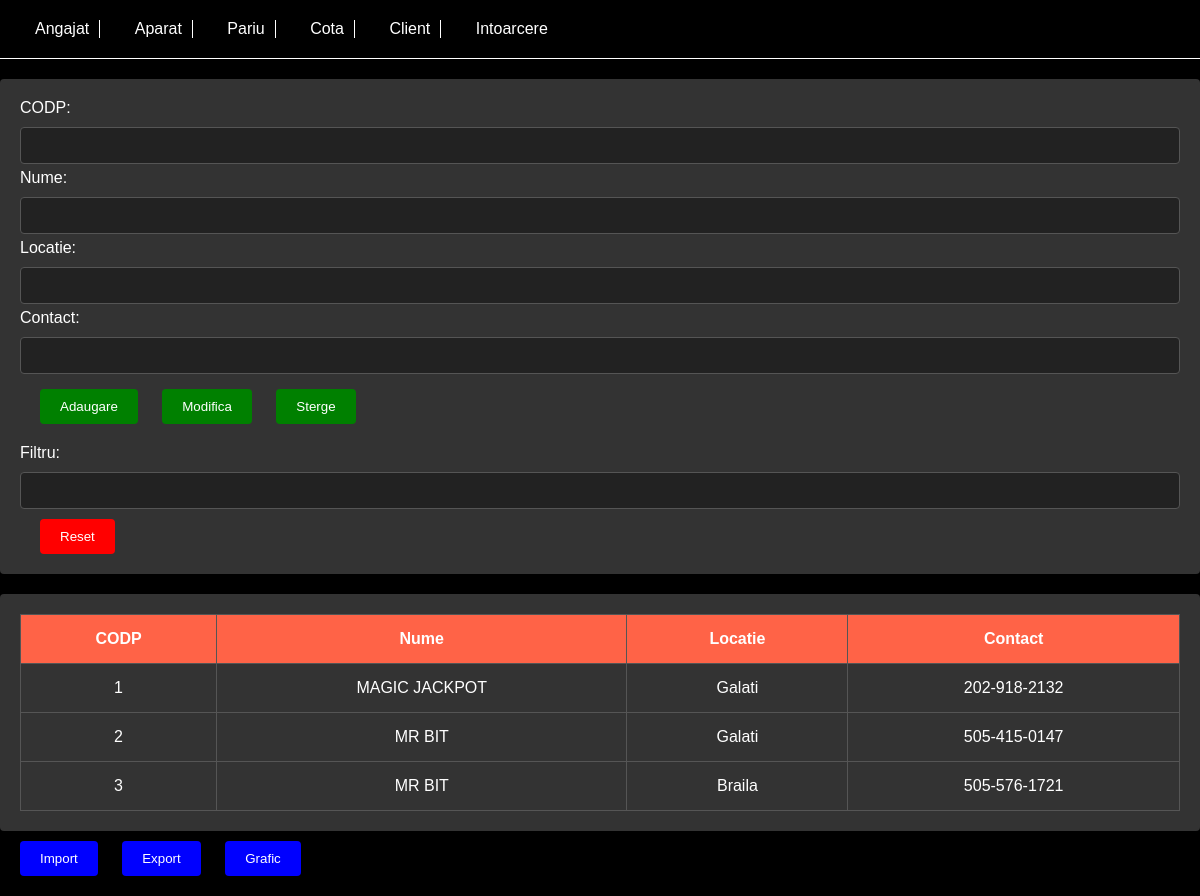
Page /Tabele/casa_de_pariuri.php on the committed database.
### tables this page shows
CREATE TABLE `casa_de_pariuri` (
  `CODP` int(11) NOT NULL,
  `Nume` varchar(45) NOT NULL,
  `Locatie` varchar(45) NOT NULL,
  `Contact` varchar(255) NOT NULL
);

### Tabele/casa_de_pariuri.php (the view, shortened to what this page needs)
<!DOCTYPE html>
<html lang="en">
<head>
    <link rel="stylesheet" type="text/css" href="../Styles/style3.css">
</head>
<body>
<header>
    <nav>
        <ul>
            <li><a href="angajat.php">Angajat</a></li>
            <li><a href="aparat.php">Aparat</a></li>
            <li><a href="pariu.php">Pariu</a></li>
            <li><a href="cota.php">Cota</a></li>
            <li><a href="client.php">Client</a></li>
            <li><a href="../welcome.php">Intoarcere</a>
            </li>
        </ul>
    </nav>
</header>
<div class="inputContainer">
    <form method="post" action="">
        <label for="codp">CODP:</label>
        <input style="margin-bottom: 5px" type="text" id="codp" name="codp"><br>
        <label for="nume">Nume:</label>
        <input style="margin-bottom: 5px" type="text" id="nume" name="nume"><br>
        <label for="locatie">Locatie:</label>
        <input style="margin-bottom: 5px" type="text" id="locatie" name="locatie"><br>
        <label for="contact">Contact:</label>
        <input style="margin-bottom: 5px" type="text" id="contact" name="contact"><br>
        <input type="submit" name="adaugare" value="Adaugare">
        <input type="submit" name="modifica" value="Modifica">
        <input type="submit" name="sterge" value="Sterge"><br>
        <label for="cautare">Filtru:</label>
        <input type="text" id="cautare" name="cautare"><br>
        <input type="button" id="reset" class="resetButton" value="Reset">
    </form>
</div>
<div class="tableContainer">
    <table>
        <thead>
        <tr>
            <th>CODP</th>
            <th>Nume</th>
            <th>Locatie</th>
            <th>Contact</th>
        </tr>
        </thead>
        <tbody>
        <?php
        $servername = "localhost";
        $username = "admin";
        $password = "1234";
        $db_name = "casa_de_pariuri";
        $conn = new mysqli($servername, $username, $password, $db_name);
        $sql = "SELECT CODP, Nume, Locatie, Contact FROM casa_de_pariuri";
        $result = $conn->query($sql);
        if ($result->num_rows > 0) {
            while ($row = $result->fetch_assoc()) {
                echo "<tr onclick='fillInputs(\"" . $row["CODP"] . "\",\"" . $row["Nume"] . "\",\"" . $row["Locatie"] . "\",\"" . $row["Contact"] . "\")'><td>" . $row["CODP"] . "</td><td>" . $row["Nume"] . "</td><td>" . $row["Locatie"] . "</td><td>" . $row["Contact"] . "</td></tr>";
            }
        } else {
            echo "<tr><td colspan='4'>0 results</td></tr>";
        }
        ?>
        </tbody>
    </table>
</div>
<input type="button" id="import" class="importButton" value="Import">
<input type="button" id="export" class="exportButton" value="Export">
<input type="button" id="frequency" class="graphButton" value="Grafic">
</body>
</html>

### Styles/style3.css (style rules this page uses)
body { font-family: Arial, sans-serif; background-color: #000000; color: #ffffff; margin: 0; }
header { background-color: #000000; padding: 20px; border-bottom: 1px solid #ffffff; }
nav ul { list-style-type: none; padding: 0; margin: 0; }
nav ul li { display: inline-block; margin: 0 15px; padding-right: 10px; border-right: 1px solid #ffffff; }
nav ul li:last-child { border-right: none; }
nav ul li a { color: #ffffff; text-decoration: none; }
.inputContainer, .filterContainer, .tableContainer, .importExportContainer, .graphContainer { margin-top: 20px; padding: 20px; background-color: #333333; border-radius: 4px; }
.inputContainer label, .filterContainer label { display: block; margin-bottom: 10px; color: #ffffff; }
.inputContainer input[type="text"], .filterContainer input[type="text"] { width: 100%; padding: 10px; border: 1px solid #555555; border-radius: 4px; box-sizing: border-box; background-color: #222222; color: #ffffff; }
.inputContainer input[type="submit"], .filterContainer input[type="button"], .importExportContainer input[type="button"], .graphContainer input[type="button"] { padding: 10px 20px; background-color: green; color: #ffffff; border: none; border-radius: 4px; cursor: pointer; transition: background-color 0.2s ease; margin-left: 20px; margin-top: 10px; margin-bottom: 20px; }
.tableContainer { overflow-y: auto; max-height: 300px; }
table { width: 100%; border-collapse: collapse; color: #ffffff; }
table, th, td { border: 1px solid #555555; padding: 15px; text-align: center; }
th { background-color: #FF6347; color: #ffffff; }
.resetButton { padding: 10px 20px; background-color: red; color: #ffffff; border: none; border-radius: 4px; cursor: pointer; transition: background-color 0.2s ease; margin-left: 20px; margin-top: 10px; }
.graphButton, .importButton, .exportButton { padding: 10px 20px; background-color: blue; color: #ffffff; border: none; border-radius: 4px; cursor: pointer; transition: background-color 0.2s ease; margin-left: 20px; margin-top: 10px; margin-bottom: 20px; }

### rows in the picture
casa_de_pariuri: CODP "1", Nume "MAGIC JACKPOT", Locatie "Galati", Contact "202-918-2132"
casa_de_pariuri: CODP "2", Nume "MR BIT", Locatie "Galati", Contact "505-415-0147"
casa_de_pariuri: CODP "3", Nume "MR BIT", Locatie "Braila", Contact "505-576-1721"
